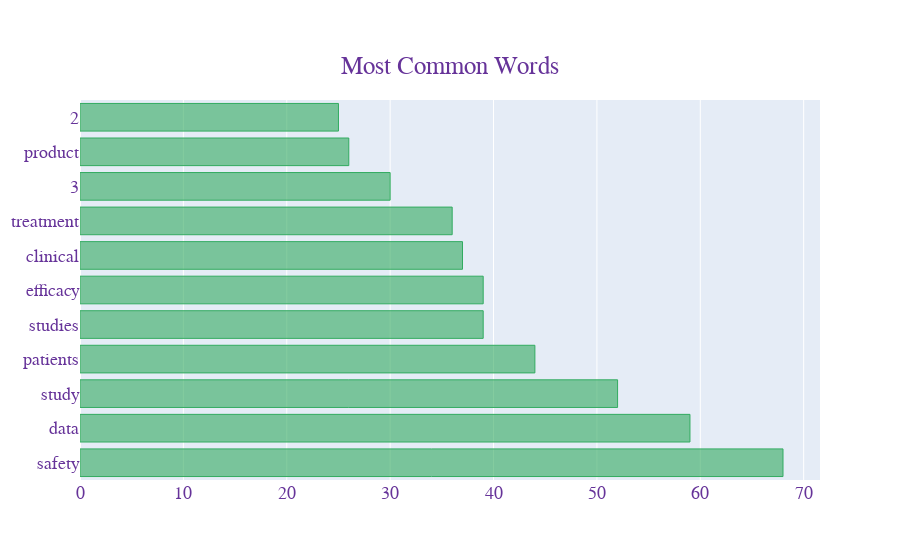

Notebook code cell kept with this figure:
### Code cell
texts = df['tokenized_review']
new = texts.str.split()
new = new.values.tolist()
corpus = [word for i in new for word in i]
counter = Counter(corpus)
most = counter.most_common()
x, y = [], []
for word, count in most[:30]:
    if word not in stopWords_nltk:
        x.append(word)
        y.append(count)

fig = go.Figure(go.Bar(
            x=y,
            y=x,
            orientation='h',  marker=dict(
        color='rgba(50, 171, 96, 0.6)',
        line=dict(
            color='rgba(50, 171, 96, 1.0)',
            width=1),
    ),
    name='Most common Word',))

fig.update_layout( title={
        'text': "Most Common Words",
        'y':0.9,
        'x':0.5,
        'xanchor': 'center',
        'yanchor': 'top'}, font=dict(
        family="Courier New, monospace",
        size=18,
        color="RebeccaPurple"
    ))

fig.show()

### Figure 1 — Plotly figure (JSON) as saved in the notebook; plotly's stock layout.template omitted (floating-point values rounded to 4 significant figures)
{"data": [{"marker": {"color": "rgba(50, 171, 96, 0.6)", "line": {"color": "rgba(50, 171, 96, 1.0)", "width": 1}}, "name": "Most common Word", "orientation": "h", "type": "bar", "x": [68, 59, 52, 44, 39, 39, 37, 36, 30, 26, 25], "y": ["safety", "data", "study", "patients", "studies", "efficacy", "clinical", "treatment", "3", "product", "2"]}], "layout": {"font": {"color": "RebeccaPurple", "family": "Courier New, monospace", "size": 18}, "title": {"text": "Most Common Words", "x": 0.5, "xanchor": "center", "y": 0.9, "yanchor": "top"}}}
